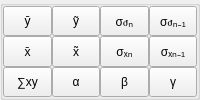
                    <widget class="QWidget" name="WStackPage_16">
                     <property name="sizePolicy">
                      <sizepolicy hsizetype="Ignored" vsizetype="Preferred">
                       <horstretch>0</horstretch>
                       <verstretch>0</verstretch>
                      </sizepolicy>
                     </property>
                     <layout class="QVBoxLayout" name="_34">
                      <property name="spacing">
                       <number>0</number>
                      </property>
                      <property name="leftMargin">
                       <number>0</number>
                      </property>
                      <property name="topMargin">
                       <number>0</number>
                      </property>
                      <property name="rightMargin">
                       <number>0</number>
                      </property>
                      <property name="bottomMargin">
                       <number>0</number>
                      </property>
                      <item>
                       <widget class="QGroupBox" name="boxGroup6_2">
                        <property name="sizePolicy">
                         <sizepolicy hsizetype="Ignored" vsizetype="Preferred">
                          <horstretch>0</horstretch>
                          <verstretch>0</verstretch>
                         </sizepolicy>
                        </property>
                        <property name="focusPolicy">
                         <enum>Qt::NoFocus</enum>
                        </property>
                        <property name="title">
                         <string/>
                        </property>
                        <layout class="QGridLayout" name="_35">
                         <property name="leftMargin">
                          <number>0</number>
                         </property>
                         <property name="topMargin">
                          <number>0</number>
                         </property>
                         <property name="rightMargin">
                          <number>0</number>
                         </property>
                         <property name="bottomMargin">
                          <number>0</number>
                         </property>
                         <property name="spacing">
                          <number>0</number>
                         </property>
                         <item row="1" column="0">
                          <widget class="QToolButton" name="pushButton2_54">
                           <property name="sizePolicy">
                            <sizepolicy hsizetype="Ignored" vsizetype="Ignored">
                             <horstretch>0</horstretch>
                             <verstretch>0</verstretch>
                            </sizepolicy>
                           </property>
                           <property name="focusPolicy">
                            <enum>Qt::NoFocus</enum>
                           </property>
                           <property name="text">
                            <string>x̄</string>
                           </property>
                           <property name="shortcut">
                            <string/>
                           </property>
                           <attribute name="buttonGroup">
                            <string notr="true">buttonGroup6_2</string>
                           </attribute>
                          </widget>
                         </item>
                         <item row="0" column="2">
                          <widget class="QToolButton" name="pushButton2_59">
                           <property name="sizePolicy">
                            <sizepolicy hsizetype="Ignored" vsizetype="Ignored">
                             <horstretch>0</horstretch>
                             <verstretch>0</verstretch>
                            </sizepolicy>
                           </property>
                           <property name="focusPolicy">
                            <enum>Qt::NoFocus</enum>
                           </property>
                           <property name="text">
                            <string>σꮷₙ</string>
                           </property>
                           <property name="shortcut">
                            <string/>
                           </property>
                           <attribute name="buttonGroup">
                            <string notr="true">buttonGroup6_2</string>
                           </attribute>
                          </widget>
                         </item>
                         <item row="0" column="0">
                          <widget class="QToolButton" name="pushButton2_53">
                           <property name="sizePolicy">
                            <sizepolicy hsizetype="Ignored" vsizetype="Ignored">
                             <horstretch>0</horstretch>
                             <verstretch>0</verstretch>
                            </sizepolicy>
                           </property>
                           <property name="focusPolicy">
                            <enum>Qt::NoFocus</enum>
                           </property>
                           <property name="text">
                            <string>ȳ</string>
                           </property>
                           <property name="shortcut">
                            <string/>
                           </property>
                           <attribute name="buttonGroup">
                            <string notr="true">buttonGroup6_2</string>
                           </attribute>
                          </widget>
                         </item>
                         <item row="1" column="2">
                          <widget class="QToolButton" name="pushButton2_60">
                           <property name="sizePolicy">
                            <sizepolicy hsizetype="Ignored" vsizetype="Ignored">
                             <horstretch>0</horstretch>
                             <verstretch>0</verstretch>
                            </sizepolicy>
                           </property>
                           <property name="focusPolicy">
                            <enum>Qt::NoFocus</enum>
                           </property>
                           <property name="text">
                            <string>σₓₙ</string>
                           </property>
                           <property name="shortcut">
                            <string/>
                           </property>
                           <attribute name="buttonGroup">
                            <string notr="true">buttonGroup6_2</string>
                           </attribute>
                          </widget>
                         </item>
                         <item row="0" column="3">
                          <widget class="QToolButton" name="pushButton2_62">
                           <property name="sizePolicy">
                            <sizepolicy hsizetype="Ignored" vsizetype="Ignored">
                             <horstretch>0</horstretch>
                             <verstretch>0</verstretch>
                            </sizepolicy>
                           </property>
                           <property name="focusPolicy">
                            <enum>Qt::NoFocus</enum>
                           </property>
                           <property name="text">
                            <string>σꮷₙ₋₁</string>
                           </property>
                           <property name="shortcut">
                            <string/>
                           </property>
                           <attribute name="buttonGroup">
                            <string notr="true">buttonGroup6_2</string>
                           </attribute>
                          </widget>
                         </item>
                         <item row="2" column="1">
                          <widget class="QToolButton" name="pushButton2_58">
                           <property name="sizePolicy">
                            <sizepolicy hsizetype="Ignored" vsizetype="Ignored">
                             <horstretch>0</horstretch>
                             <verstretch>0</verstretch>
                            </sizepolicy>
                           </property>
                           <property name="focusPolicy">
                            <enum>Qt::NoFocus</enum>
                           </property>
                           <property name="text">
                            <string>α</string>
                           </property>
                           <property name="shortcut">
                            <string>Alt+A</string>
                           </property>
                           <attribute name="buttonGroup">
                            <string notr="true">buttonGroup6_2</string>
                           </attribute>
                          </widget>
                         </item>
                         <item row="1" column="3">
                          <widget class="QToolButton" name="pushButton2_63">
                           <property name="sizePolicy">
                            <sizepolicy hsizetype="Ignored" vsizetype="Ignored">
                             <horstretch>0</horstretch>
                             <verstretch>0</verstretch>
                            </sizepolicy>
                           </property>
                           <property name="focusPolicy">
                            <enum>Qt::NoFocus</enum>
                           </property>
                           <property name="text">
                            <string>σₓₙ₋₁</string>
                           </property>
                           <property name="shortcut">
                            <string/>
                           </property>
                           <attribute name="buttonGroup">
                            <string notr="true">buttonGroup6_2</string>
                           </attribute>
                          </widget>
                         </item>
                         <item row="2" column="0">
                          <widget class="QToolButton" name="pushButton2_55">
                           <property name="sizePolicy">
                            <sizepolicy hsizetype="Ignored" vsizetype="Ignored">
                             <horstretch>0</horstretch>
                             <verstretch>0</verstretch>
                            </sizepolicy>
                           </property>
                           <property name="focusPolicy">
                            <enum>Qt::NoFocus</enum>
                           </property>
                           <property name="text">
                            <string>∑xy</string>
                           </property>
                           <property name="shortcut">
                            <string/>
                           </property>
                           <attribute name="buttonGroup">
                            <string notr="true">buttonGroup6_2</string>
                           </attribute>
                          </widget>
                         </item>
                         <item row="1" column="1">
                          <widget class="QToolButton" name="pushButton2_57">
                           <property name="sizePolicy">
                            <sizepolicy hsizetype="Ignored" vsizetype="Ignored">
                             <horstretch>0</horstretch>
                             <verstretch>0</verstretch>
                            </sizepolicy>
                           </property>
                           <property name="focusPolicy">
                            <enum>Qt::NoFocus</enum>
                           </property>
                           <property name="text">
                            <string>x̃</string>
                           </property>
                           <property name="shortcut">
                            <string/>
                           </property>
                           <attribute name="buttonGroup">
                            <string notr="true">buttonGroup6_2</string>
                           </attribute>
                          </widget>
                         </item>
                         <item row="2" column="2">
                          <widget class="QToolButton" name="pushButton2_61">
                           <property name="sizePolicy">
                            <sizepolicy hsizetype="Ignored" vsizetype="Ignored">
                             <horstretch>0</horstretch>
                             <verstretch>0</verstretch>
                            </sizepolicy>
                           </property>
                           <property name="focusPolicy">
                            <enum>Qt::NoFocus</enum>
                           </property>
                           <property name="text">
                            <string>β</string>
                           </property>
                           <property name="shortcut">
                            <string>Alt+B</string>
                           </property>
                           <attribute name="buttonGroup">
                            <string notr="true">buttonGroup6_2</string>
                           </attribute>
                          </widget>
                         </item>
                         <item row="0" column="1">
                          <widget class="QToolButton" name="pushButton2_56">
                           <property name="sizePolicy">
                            <sizepolicy hsizetype="Ignored" vsizetype="Ignored">
                             <horstretch>0</horstretch>
                             <verstretch>0</verstretch>
                            </sizepolicy>
                           </property>
                           <property name="focusPolicy">
                            <enum>Qt::NoFocus</enum>
                           </property>
                           <property name="text">
                            <string>ỹ</string>
                           </property>
                           <property name="shortcut">
                            <string/>
                           </property>
                           <attribute name="buttonGroup">
                            <string notr="true">buttonGroup6_2</string>
                           </attribute>
                          </widget>
                         </item>
                         <item row="2" column="3">
                          <widget class="QToolButton" name="pushButton2_64">
                           <property name="sizePolicy">
                            <sizepolicy hsizetype="Ignored" vsizetype="Ignored">
                             <horstretch>0</horstretch>
                             <verstretch>0</verstretch>
                            </sizepolicy>
                           </property>
                           <property name="focusPolicy">
                            <enum>Qt::NoFocus</enum>
                           </property>
                           <property name="text">
                            <string>γ</string>
                           </property>
                           <property name="shortcut">
                            <string>Alt+G</string>
                           </property>
                           <attribute name="buttonGroup">
                            <string notr="true">buttonGroup6_2</string>
                           </attribute>
                          </widget>
                         </item>
                        </layout>
                       </widget>
                      </item>
                     </layout>
                    </widget>
